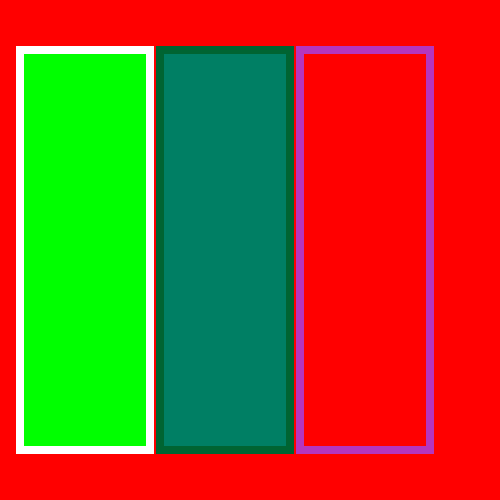
Frame 1 (no input)
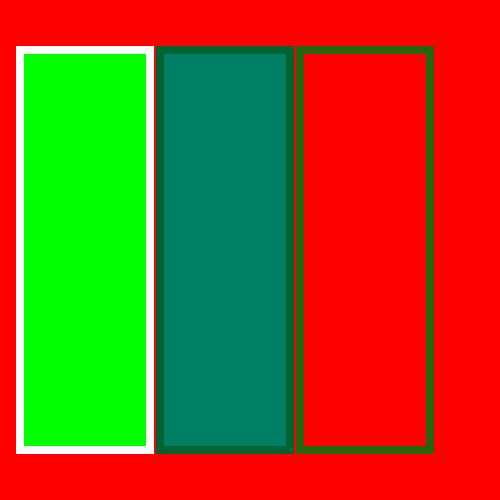
Frame 60 (no input)
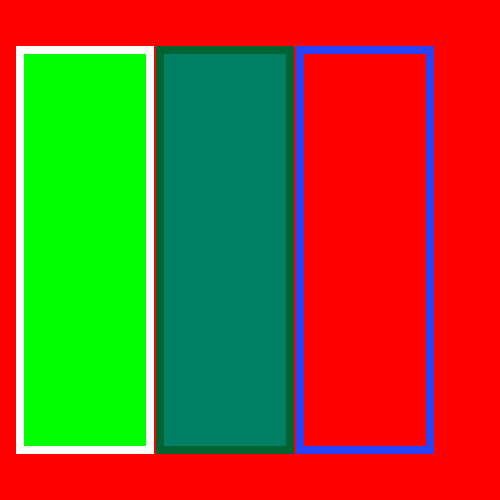
Frame 120 (the mouse pressed at the canvas centre since frame 60)

The p5.js sketch that drew these frames (run headless with seeded random() and noise() and a simulated clock; from frame 60 on, the mouse is pressed at the canvas centre):

// p5.js sketch
// ── sketch.js
function setup() {
  createCanvas(500, 500);
  background(255, 0, 0);
  
}

function draw() {
  
  // fill() -> changes the fill color (body of the shape)
  // stroke() -> changes the stroke color (border of the shape)
  // strokeWeight() -> changes the pixel thickness of the stroke (border)
  // noFill() -> turns off fill, i.e. makes shape transparent
  // noStroke() -> turns off border
  
  // color representation:
  // the following commands accept a color as their arguments in the
  // form of three (or optionally four) arguments which are:
  // RED, GREEN, BLUE, and (optional) ALPHA
  // the value of each color is bounded between 0 and 255, where
  // 0 means none of that color, and 255 means all of it.
  // e.g. (255, 0, 0) = RED
  // e.g. (0, 255, 0) = GREEN
  // e.g. (0, 100, 0) = DARK GREEN
  // e.g. (255, 0, 255) = PURPLE
  // e.g. or some combination of the three, (50, 127, 210) -> "tealish/greenish"
  
  fill(0, 255, 0);
  stroke(255);
  strokeWeight(8);
  rect(20, 50, 130, 400);
  
  fill(0, 127, 100);
  stroke(0, 100, 50);
  rect(160, 50, 130, 400);
  
  noFill();
  stroke(random(255), random(255), random(255));
  rect(300, 50, 130, 400);
}
